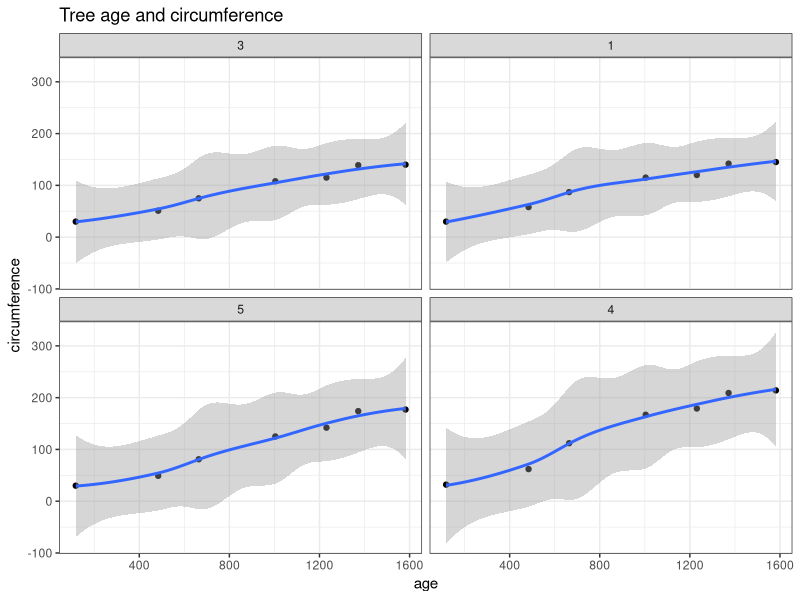
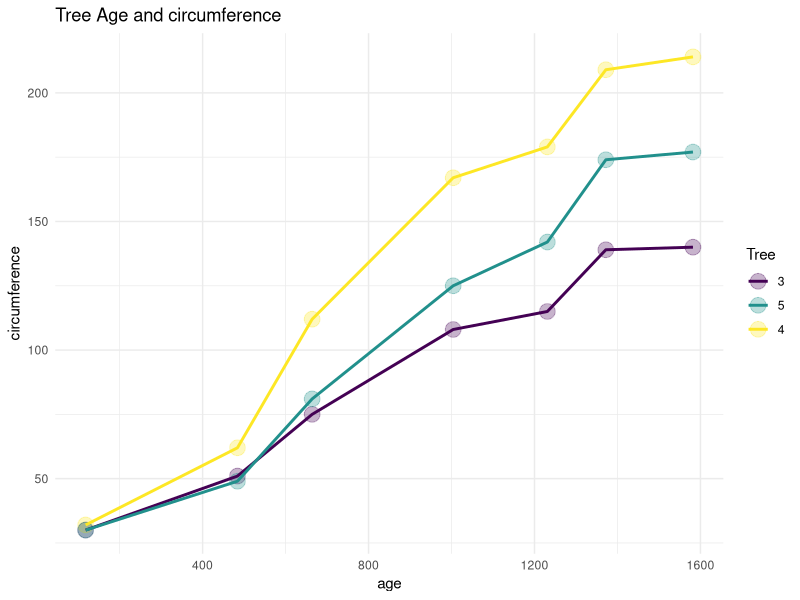

Reproduce these figures in R, in order.
library(tidyverse)
View(Orange)
Orange%>%
  filter(Tree!='2')%>%
  ggplot(aes(x=age,y=circumference))+
  geom_point()+
  geom_smooth()+
  facet_wrap(~Tree)+
  theme_bw()+
  labs(title="Tree age and circumference")

Orange %>%
  filter(Tree!="1"& Tree!="2")%>%
  ggplot(aes(age,circumference,color=Tree))+
  geom_point(size=5,alpha=0.3)+
  geom_line(size=1)+
  theme_minimal()+
  labs(title="Tree Age and circumference")
